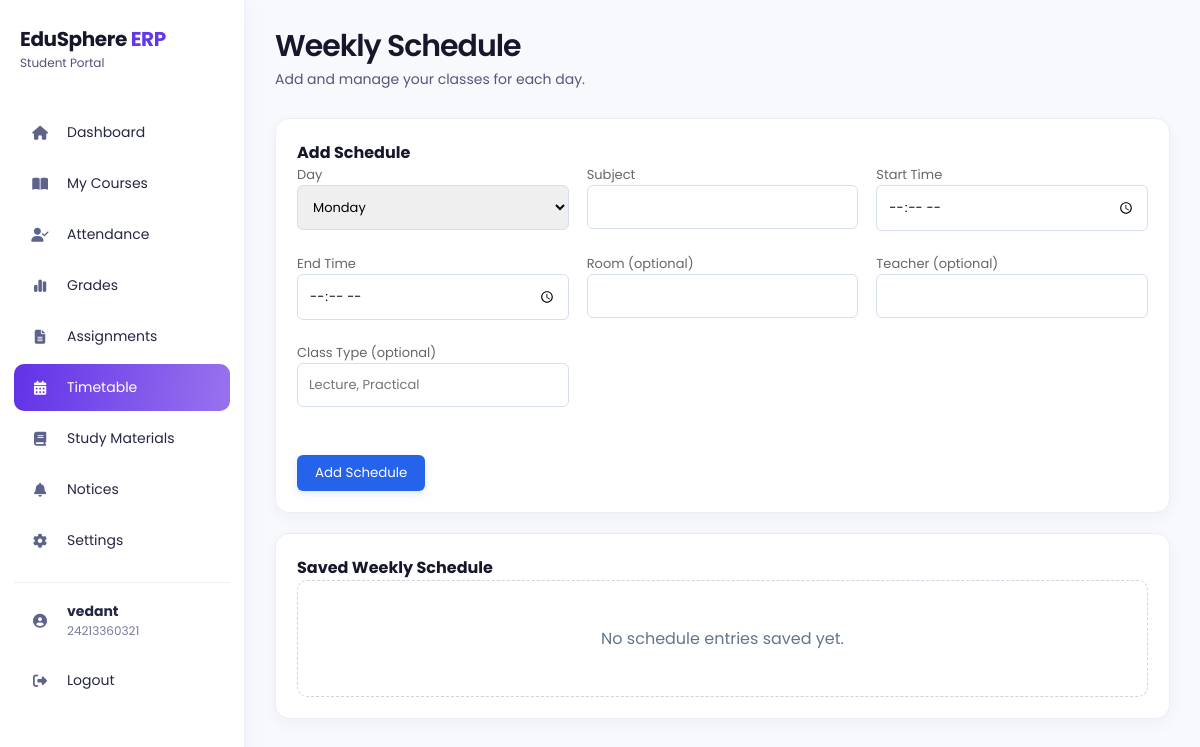
Page /student/timetable (signed in) on the earlier database version.
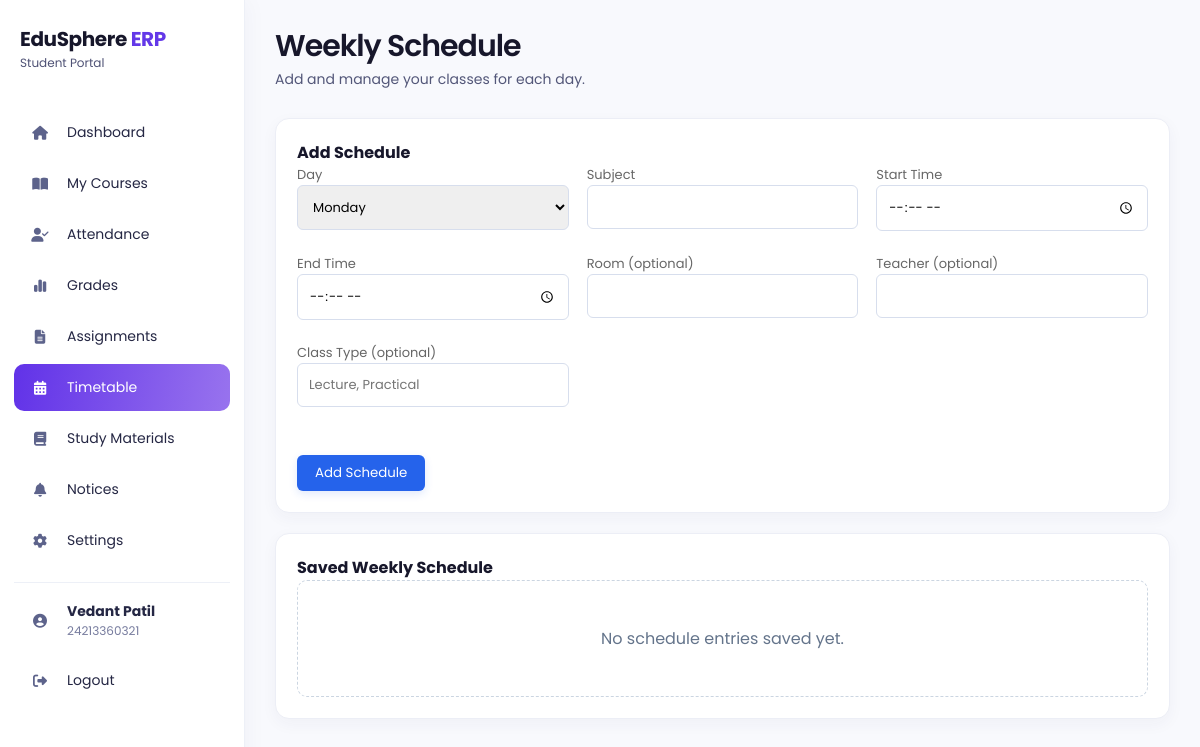
Same page on the later database version.
### models/user.py (models this page shows, shortened)
class User(db.Model):
    __tablename__ = "users"
    id = db.Column(
        db.Integer,
        primary_key=True
    )
    full_name = db.Column(
        db.String(100),
        nullable=False
    )
    enrollment_no = db.Column(
        db.String(50),
        unique=True,
        nullable=True
    )
    employee_id = db.Column(
        db.String(50),
        unique=True,
        nullable=True
    )
    parent_id = db.Column(
        db.String(50),
        unique=True,
        nullable=True
    )
    admin_id = db.Column(
        db.String(50),
        unique=True,
        nullable=True
    )
    email = db.Column(
        db.String(120),
        unique=True,
        nullable=True
    )
    phone = db.Column(
        db.String(20),
        nullable=True
    )
    password = db.Column(
        db.String(200),
        nullable=False
    )
    role = db.Column(
        db.String(20),
        nullable=False
    )
    theme = db.Column(db.String(20), nullable=False, default="light", server_default="light")
    notifications_enabled = db.Column(db.Boolean, nullable=False, default=True, server_default="1")
    accent_color = db.Column(db.String(20), nullable=False, default="purple", server_default="purple")

### app.py (the view, shortened to what this page needs)
@app.route("/student/timetable", methods=["GET", "POST"])
def student_timetable():
    user, profile = get_current_student_profile()
    if not user:
        flash("Access denied!")
        return redirect(url_for("login"))
    schedules = WeeklySchedule.query.filter_by(student_user_id=user.id).order_by(WeeklySchedule.day_of_week, WeeklySchedule.start_time).all()
    return render_template("student_timetable.html", current_user=user, student_profile=profile, schedules=schedules, active_page="timetable")

### app.py (called while the page is built)
def get_current_student_profile():
    if session.get("role") != "Student" or "user_id" not in session:
        return None, None
    user = db.session.get(User, session["user_id"])
    if not user or user.role != "Student":
        session.clear()
        return None, None
    student_profile = Student.query.filter_by(user_id=user.id).first()
    if not student_profile:
        student_profile = Student(user_id=user.id)
        db.session.add(student_profile)
        db.session.commit()
    return user, student_profile

### templates/student_timetable.html (shortened to what this page needs)
<!DOCTYPE html><html lang="en"><head><link rel="stylesheet" href="{{ url_for('static', filename='css/student.css') }}"><link rel="stylesheet" href="{{ url_for('static', filename='css/palette.css') }}"><link rel="stylesheet" href="https://cdnjs.cloudflare.com/ajax/libs/font-awesome/6.6.0/css/all.min.css"></head><body>
<div class="sidebar"><div class="logo"><h2>EduSphere <span>ERP</span></h2><small>Student Portal</small></div><ul><li onclick="window.location.href='{{ url_for('student') }}'"><i class="fa-solid fa-house"></i><span>Dashboard</span></li><li onclick="window.location.href='{{ url_for('student_library') }}'"><i class="fa-solid fa-book-open"></i><span>My Courses</span></li><li onclick="window.location.href='{{ url_for('student_attendance') }}'"><i class="fa-solid fa-user-check"></i><span>Attendance</span></li><li onclick="window.location.href='{{ url_for('student_results') }}'"><i class="fa-solid fa-chart-simple"></i><span>Grades</span></li><li onclick="window.location.href='{{ url_for('student_assignments') }}'"><i class="fa-solid fa-file-lines"></i><span>Assignments</span></li><li class="active"><i class="fa-solid fa-calendar-days"></i><span>Timetable</span></li><li onclick="window.location.href='{{ url_for('student_materials') }}'"><i class="fa-solid fa-book"></i><span>Study Materials</span></li><li onclick="window.location.href='{{ url_for('student_notices') }}'"><i class="fa-solid fa-bell"></i><span>Notices</span></li><li onclick="window.location.href='{{ url_for('student_settings') }}'"><i class="fa-solid fa-gear"></i><span>Settings</span></li><li class="sidebar-profile" onclick="window.location.href='{{ url_for('student_profile') }}'"><i class="fa-solid fa-circle-user"></i><div class="sidebar-profile-details"><strong>{{ current_user.full_name }}</strong><small>{{ current_user.enrollment_no or 'Enrollment unavailable' }}</small></div></li><li onclick="window.location.href='{{ url_for('logout') }}'"><i class="fa-solid fa-right-from-bracket"></i><span>Logout</span></li></ul></div>
<main class="main"><div class="topbar"><div><h1>Weekly Schedule</h1><p>Add and manage your classes for each day.</p></div></div>{% with messages = get_flashed_messages() %}{% for message in messages %}<div class="alert">{{ message }}</div>{% endfor %}{% endwith %}<section class="box full"><h3>Add Schedule</h3><form class="profile-form" method="POST"><div><label>Day<select name="day_of_week" required>{% for day in ['Monday','Tuesday','Wednesday','Thursday','Friday','Saturday','Sunday'] %}<option value="{{ loop.index0 }}">{{ day }}</option>{% endfor %}</select></label></div><div><label>Subject<input name="subject" required></label></div><div><label>Start Time<input type="time" name="start_time" required></label></div><div><label>End Time<input type="time" name="end_time" required></label></div><div><label>Room (optional)<input name="room"></label></div><div><label>Teacher (optional)<input name="teacher"></label></div><div><label>Class Type (optional)<input name="class_type" placeholder="Lecture, Practical"></label></div><div class="profile-actions full-width"><button type="submit">Add Schedule</button></div></form></section><section class="box full"><h3>Saved Weekly Schedule</h3>{% if schedules %}<table><tr><th>Day</th><th>Time</th><th>Subject</th><th>Room</th><th>Teacher</th><th>Class Type</th></tr>{% for item in schedules %}<tr><td>{{ ['Monday','Tuesday','Wednesday','Thursday','Friday','Saturday','Sunday'][item.day_of_week] }}</td><td>{{ item.start_time }} – {{ item.end_time }}</td><td>{{ item.subject }}</td><td>{{ item.room or '—' }}</td><td>{{ item.teacher or '—' }}</td><td>{{ item.class_type or '—' }}</td></tr>{% endfor %}</table>{% else %}<div class="empty-state"><p>No schedule entries saved yet.</p></div>{% endif %}</section></main></body></html>

Differences in the rows shown:
changed User: full_name "vedant" → "Vedant Patil"
